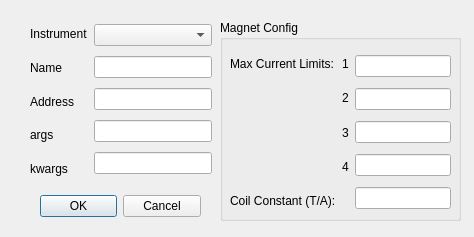
<?xml version="1.0" encoding="UTF-8"?>
<ui version="4.0">
 <class>addInstrument</class>
 <widget class="QDialog" name="addInstrument">
  <property name="geometry">
   <rect>
    <x>0</x>
    <y>0</y>
    <width>474</width>
    <height>237</height>
   </rect>
  </property>
  <property name="windowTitle">
   <string>Dialog</string>
  </property>
  <widget class="QDialogButtonBox" name="dialogBox">
   <property name="geometry">
    <rect>
     <x>40</x>
     <y>190</y>
     <width>161</width>
     <height>32</height>
    </rect>
   </property>
   <property name="orientation">
    <enum>Qt::Horizontal</enum>
   </property>
   <property name="standardButtons">
    <set>QDialogButtonBox::Cancel|QDialogButtonBox::Ok</set>
   </property>
  </widget>
  <widget class="QWidget" name="horizontalLayoutWidget">
   <property name="geometry">
    <rect>
     <x>30</x>
     <y>20</y>
     <width>182</width>
     <height>163</height>
    </rect>
   </property>
   <layout class="QHBoxLayout" name="horizontalLayout">
    <item>
     <layout class="QVBoxLayout" name="verticalLayout">
      <item>
       <widget class="QLabel" name="instrumentLabel">
        <property name="text">
         <string>Instrument</string>
        </property>
       </widget>
      </item>
      <item>
       <widget class="QLabel" name="nameLabel">
        <property name="text">
         <string>Name</string>
        </property>
       </widget>
      </item>
      <item>
       <widget class="QLabel" name="addressLabel">
        <property name="text">
         <string>Address</string>
        </property>
       </widget>
      </item>
      <item>
       <widget class="QLabel" name="argsLabel">
        <property name="text">
         <string>args</string>
        </property>
       </widget>
      </item>
      <item>
       <widget class="QLabel" name="kwargsLabel">
        <property name="text">
         <string>kwargs</string>
        </property>
       </widget>
      </item>
     </layout>
    </item>
    <item>
     <layout class="QVBoxLayout" name="verticalLayout_2">
      <item>
       <widget class="QComboBox" name="instrumentBox"/>
      </item>
      <item>
       <widget class="QLineEdit" name="nameEdit"/>
      </item>
      <item>
       <widget class="QLineEdit" name="addressEdit"/>
      </item>
      <item>
       <widget class="QLineEdit" name="argsEdit"/>
      </item>
      <item>
       <widget class="QLineEdit" name="kwargsEdit"/>
      </item>
     </layout>
    </item>
   </layout>
  </widget>
  <widget class="QGroupBox" name="groupBox">
   <property name="geometry">
    <rect>
     <x>220</x>
     <y>20</y>
     <width>241</width>
     <height>201</height>
    </rect>
   </property>
   <property name="title">
    <string>Magnet Config</string>
   </property>
   <widget class="QWidget" name="">
    <property name="geometry">
     <rect>
      <x>10</x>
      <y>30</y>
      <width>221</width>
      <height>165</height>
     </rect>
    </property>
    <layout class="QHBoxLayout" name="horizontalLayout_3">
     <item>
      <layout class="QHBoxLayout" name="horizontalLayout_2">
       <item>
        <layout class="QVBoxLayout" name="verticalLayout_3">
         <item>
          <widget class="QLabel" name="instrumentLabel_2">
           <property name="text">
            <string>Max Current Limits:</string>
           </property>
          </widget>
         </item>
         <item>
          <widget class="QLabel" name="nameLabel_2">
           <property name="text">
            <string/>
           </property>
          </widget>
         </item>
         <item>
          <widget class="QLabel" name="addressLabel_2">
           <property name="text">
            <string/>
           </property>
          </widget>
         </item>
         <item>
          <widget class="QLabel" name="argsLabel_2">
           <property name="text">
            <string/>
           </property>
          </widget>
         </item>
         <item>
          <widget class="QLabel" name="kwargsLabel_2">
           <property name="text">
            <string>Coil Constant (T/A):</string>
           </property>
          </widget>
         </item>
        </layout>
       </item>
      </layout>
     </item>
     <item>
      <layout class="QVBoxLayout" name="verticalLayout_5">
       <item>
        <widget class="QLabel" name="instrumentLabel_3">
         <property name="text">
          <string>1</string>
         </property>
        </widget>
       </item>
       <item>
        <widget class="QLabel" name="nameLabel_3">
         <property name="text">
          <string>2</string>
         </property>
        </widget>
       </item>
       <item>
        <widget class="QLabel" name="addressLabel_3">
         <property name="text">
          <string>3</string>
         </property>
        </widget>
       </item>
       <item>
        <widget class="QLabel" name="argsLabel_3">
         <property name="text">
          <string>4</string>
         </property>
        </widget>
       </item>
       <item>
        <widget class="QLabel" name="kwargsLabel_3">
         <property name="text">
          <string/>
         </property>
        </widget>
       </item>
      </layout>
     </item>
     <item>
      <layout class="QVBoxLayout" name="verticalLayout_4">
       <item>
        <widget class="QLineEdit" name="addressEdit_2"/>
       </item>
       <item>
        <widget class="QLineEdit" name="argsEdit_2"/>
       </item>
       <item>
        <widget class="QLineEdit" name="nameEdit_3"/>
       </item>
       <item>
        <widget class="QLineEdit" name="nameEdit_2"/>
       </item>
       <item>
        <widget class="QLineEdit" name="kwargsEdit_2"/>
       </item>
      </layout>
     </item>
    </layout>
   </widget>
  </widget>
 </widget>
 <resources/>
 <connections>
  <connection>
   <sender>dialogBox</sender>
   <signal>accepted()</signal>
   <receiver>addInstrument</receiver>
   <slot>accept()</slot>
   <hints>
    <hint type="sourcelabel">
     <x>248</x>
     <y>254</y>
    </hint>
    <hint type="destinationlabel">
     <x>157</x>
     <y>274</y>
    </hint>
   </hints>
  </connection>
  <connection>
   <sender>dialogBox</sender>
   <signal>rejected()</signal>
   <receiver>addInstrument</receiver>
   <slot>reject()</slot>
   <hints>
    <hint type="sourcelabel">
     <x>316</x>
     <y>260</y>
    </hint>
    <hint type="destinationlabel">
     <x>286</x>
     <y>274</y>
    </hint>
   </hints>
  </connection>
 </connections>
</ui>
